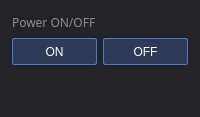
         <widget class="QFrame" name="frame_8">
          <property name="styleSheet">
           <string notr="true">QFrame{
border-radius: 8px;
background-color: rgb(35, 36, 42);
}
QPushButton{
border: 1px solid rgb(80, 118, 205);
margin: 0px;
padding: 0px;
background:rgba(80, 118, 205, 70);
border-radius: 2px;
color: rgba(255, 255, 255, 255);
}
QPushButton:hover{
  background:rgba(80, 118, 205, 200);
  color:rgba(255, 255, 255, 210);
  border-radius:2px;
}
QPushButton:pressed{
  background:rgba(80, 118, 205, 100);
}
QPushButton:disabled{
  background:rgba(100, 100, 100, 100);
  color:rgba(255, 255, 255, 100);
}</string>
          </property>
          <property name="frameShape">
           <enum>QFrame::StyledPanel</enum>
          </property>
          <property name="frameShadow">
           <enum>QFrame::Raised</enum>
          </property>
          <layout class="QVBoxLayout" name="verticalLayout_10">
           <property name="leftMargin">
            <number>12</number>
           </property>
           <property name="topMargin">
            <number>12</number>
           </property>
           <property name="rightMargin">
            <number>12</number>
           </property>
           <property name="bottomMargin">
            <number>12</number>
           </property>
           <item>
            <widget class="QLabel" name="label_14">
             <property name="minimumSize">
              <size>
               <width>0</width>
               <height>20</height>
              </size>
             </property>
             <property name="font">
              <font>
               <family>맑은 고딕</family>
               <weight>50</weight>
               <bold>false</bold>
              </font>
             </property>
             <property name="styleSheet">
              <string notr="true">color: rgb(140, 140, 140);</string>
             </property>
             <property name="text">
              <string>Power ON/OFF</string>
             </property>
            </widget>
           </item>
           <item>
            <layout class="QGridLayout" name="gridLayout_3">
             <property name="topMargin">
              <number>0</number>
             </property>
             <item row="0" column="0">
              <widget class="QPushButton" name="pushButton_3">
               <property name="minimumSize">
                <size>
                 <width>50</width>
                 <height>27</height>
                </size>
               </property>
               <property name="text">
                <string>ON</string>
               </property>
              </widget>
             </item>
             <item row="0" column="1">
              <widget class="QPushButton" name="pushButton_4">
               <property name="minimumSize">
                <size>
                 <width>50</width>
                 <height>27</height>
                </size>
               </property>
               <property name="text">
                <string>OFF</string>
               </property>
              </widget>
             </item>
            </layout>
           </item>
           <item>
            <spacer name="verticalSpacer_3">
             <property name="orientation">
              <enum>Qt::Vertical</enum>
             </property>
             <property name="sizeHint" stdset="0">
              <size>
               <width>20</width>
               <height>40</height>
              </size>
             </property>
            </spacer>
           </item>
          </layout>
         </widget>
